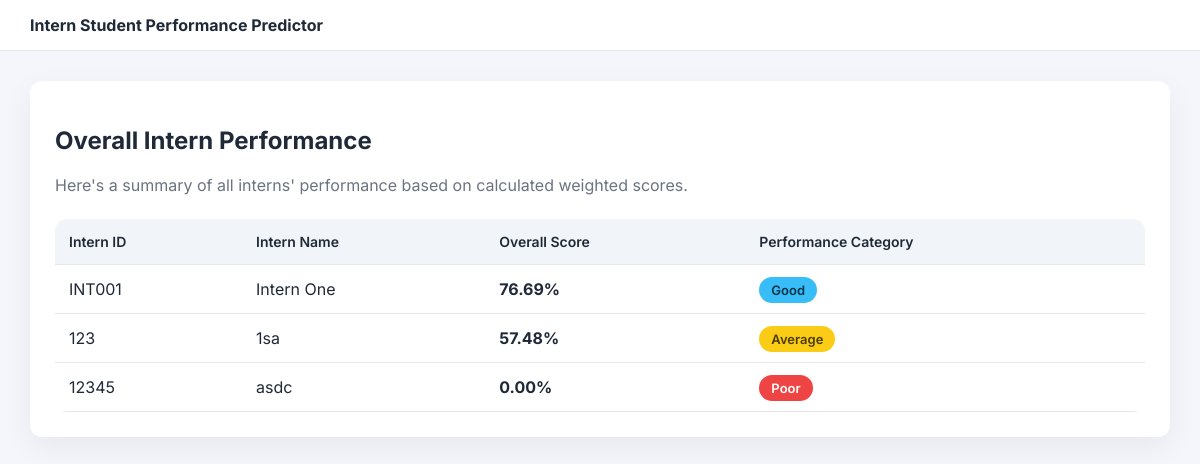
Page /admin/performance (signed in) on the committed database.
### tables this page shows
CREATE TABLE students (
        id INTEGER PRIMARY KEY AUTOINCREMENT,
        unique_student_id TEXT UNIQUE NOT NULL,
        name TEXT NOT NULL,
        email TEXT UNIQUE NOT NULL,
        course_id INTEGER,
        user_id INTEGER UNIQUE,

        -- NEW FIELDS
        internship_type TEXT,
        joining_date TEXT,
        ending_date TEXT,
        college_name TEXT,
        department TEXT,

        FOREIGN KEY (course_id) REFERENCES courses(id),
        FOREIGN KEY (user_id) REFERENCES users(id)
    );

### app.py (the view)
@app.route('/admin/performance')
def admin_performance_overview():
    if session.get("role") != "admin":
        return redirect(url_for("login"))
    conn = sqlite3.connect("database.db")
    cur = conn.cursor()
    cur.execute("SELECT id, unique_student_id, name FROM students")
    rows = cur.fetchall()
    conn.close()
    performance_summaries = []
    for r in rows:
        score = calculate_overall_performance_score(r[0])
        performance_summaries.append({
            "unique_student_id": r[1],
            "name": r[2],
            "overall_score": score["overall_score"],
            "category": score["category"]
        })
    return render_template(
        "admin_performance_overview.html",
        performance_summaries=performance_summaries
    )

### app.py (called while the page is built)
def calculate_attendance_rate(student_db_id):
    conn = sqlite3.connect(DATABASE)
    cursor = conn.cursor()
    cursor.execute("SELECT COUNT(*) FROM attendance WHERE student_id = ?", (student_db_id,))
    total_days = cursor.fetchone()[0]
    cursor.execute("SELECT COUNT(*) FROM attendance WHERE student_id = ? AND status = 'present'", (student_db_id,))
    present_days = cursor.fetchone()[0]
    conn.close()
    return present_days / total_days if total_days > 0 else 0.0

def calculate_average_task_mark(student_db_id):
    conn = sqlite3.connect(DATABASE)
    cursor = conn.cursor()
    cursor.execute("SELECT AVG(mark) FROM tasks WHERE student_id = ? AND status = 'completed'", (student_db_id,))
    avg_mark = cursor.fetchone()[0]
    conn.close()
    return avg_mark if avg_mark is not None else 0.0

def calculate_average_feedback_score_numeric(student_db_id):
    conn = sqlite3.connect(DATABASE)
    cursor = conn.cursor()
    feedback_category_map = {'Poor': 0, 'Average': 1, 'Good': 2, 'Excellent': 3}
    cursor.execute("SELECT feedback_category FROM feedback WHERE student_id = ?", (student_db_id,))
    feedback_categories = cursor.fetchall()
    numeric_values = []
    for category_tuple in feedback_categories:
        category = category_tuple[0]
        if category in feedback_category_map:
            numeric_values.append(feedback_category_map[category])
    conn.close()
    avg_numeric = np.mean(numeric_values) if numeric_values else 0.0
    return (avg_numeric / 3.0) * 100.0 # Scale to 0-100

def calculate_average_behaviour_rating(student_db_id):
    conn = sqlite3.connect(DATABASE)
    cursor = conn.cursor()
    cursor.execute("SELECT AVG(rating) FROM behaviour_ratings WHERE student_id = ?", (student_db_id,))
    avg_rating = cursor.fetchone()[0]
    conn.close()
    return ((avg_rating - 1) / 4.0) * 100.0 if avg_rating is not None else 0.0

### templates/admin_performance_overview.html (shortened to what this page needs)
{% extends "advanced_base.html" %}
{% block content %}
<div class="card">
    <h2>Overall Intern Performance</h2>
    <p class="subtitle">
        Here's a summary of all interns' performance based on calculated weighted scores.
    </p>
    {% if performance_summaries %}
    <div class="table-wrapper">
        <table class="modern-table">
            <thead>
                <tr>
                    <th>Intern ID</th>
                    <th>Intern Name</th>
                    <th>Overall Score</th>
                    <th>Performance Category</th>
                </tr>
            </thead>
            <tbody>
                {% for student in performance_summaries %}
                <tr>
                    <td>{{ student.unique_student_id }}</td>
                    <td>{{ student.name }}</td>
                    <td><strong>{{ "%.2f"|format(student.overall_score) }}%</strong></td>
                    <td>
                        <span class="status status-{{ student.category|lower }}">
                            {{ student.category }}
                        </span>
                    </td>
                </tr>
                {% endfor %}
            </tbody>
        </table>
    </div>
    {% else %}
        <div class="alert">
            No intern performance data available yet.
        </div>
    {% endif %}
</div>
{% endblock %}

### templates/advanced_base.html (style rules this page uses)
:root { --bg-main: #f4f6fb; --bg-card: #ffffff; --text-primary: #1f2937; --text-secondary: #6b7280; --border: #e5e7eb; }
* { font-family: 'Inter', sans-serif; }
body { margin: 0; background: var(--bg-main); color: var(--text-primary); }
.card { background: var(--bg-card); border-radius: 12px; padding: 25px; box-shadow: 0 10px 30px rgba(0,0,0,0.06); }
table { width: 100%; border-collapse: collapse; }
th, td { padding: 12px; border-bottom: 1px solid var(--border); text-align: left; }
th { background: #f9fafb; }

### templates/admin_performance_overview.html (style rules this page uses)
.subtitle { color: #6b7280; margin-bottom: 24px; }
.table-wrapper { overflow-x: auto; }
.modern-table { width: 100%; border-collapse: collapse; background: #ffffff; border-radius: 12px; overflow: hidden; }
.modern-table th { background: #f1f5f9; padding: 14px; text-align: left; font-weight: 600; font-size: 14px; }
.modern-table td { padding: 14px; border-bottom: 1px solid #e5e7eb; }
.status { padding: 5px 12px; border-radius: 999px; font-size: 13px; font-weight: 600; }
.status-good { background: #38bdf8; color: #003344; }
.status-average { background: #facc15; color: #4a3b00; }
.status-poor { background: #ef4444; color: #ffffff; }

### rows in the picture
students: unique_student_id "INT001", name "Intern One", overall_score "76.69", category "Good"
students: unique_student_id "123", name "1sa", overall_score "57.48", category "Average"
students: unique_student_id "12345", name "asdc", overall_score "0.00", category "Poor"
